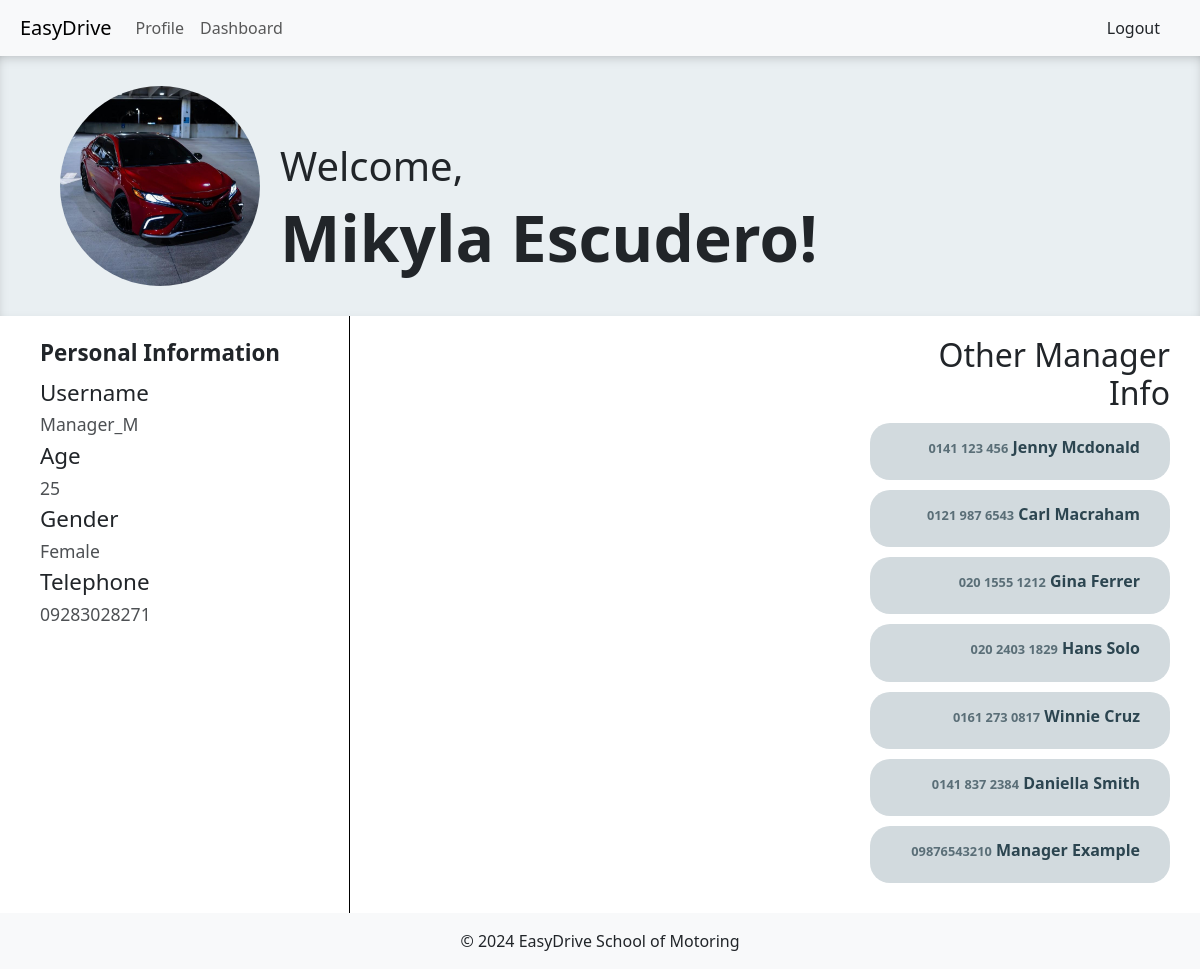
/views/managerView/profile_manager.php (signed in), run on the app's committed database.
### tables this page shows
CREATE TABLE `manager` (
  `Manager_ID` int(11) NOT NULL,
  `First_Name` varchar(255) NOT NULL,
  `Last_Name` varchar(255) NOT NULL,
  `Telephone` varchar(15) NOT NULL,
  `Age` int(11) NOT NULL,
  `Gender` varchar(50) NOT NULL,
  `User_ID` int(11) NOT NULL
);

CREATE TABLE `user` (
  `user_id` int(11) NOT NULL,
  `user_type` varchar(255) NOT NULL,
  `username` varchar(255) NOT NULL,
  `password` varchar(255) NOT NULL
);

### views/managerView/profile_manager.php (the view, shortened to what this page needs)
<?php
    include '../../db_connection.php';
    $user = $_SESSION['user_id'];
?>
<!DOCTYPE html>
<html lang="en">
<head>
    <link rel="stylesheet" href="profile_manager.css">
</head>
<body>
    <?php  include 'header_manager.php'  ?>
    <?php
    $profile = "SELECT
                *,
                m.*
                from user u
                join manager m on m.user_id = u.user_id
                where u.user_id = $user";
    $r = $conn->query($profile);
    while($man = $r -> fetch_assoc()){ ?>
    <div class="profile">
        <div class="top">
            <div class="profile-picture"></div>
            <div class="text">
                <h1>Welcome,</h1>
                <p><?php echo $man['First_Name'] . " " . $man['Last_Name']; ?>!</p>
            </div>
        </div>
        <div class="info">
            <div class="personalinfo">
                <p>Personal Information</p>
                <div class="infos">
                    <div>
                        <h3 class="title">Username</h3>
                        <p class="data"><?php echo $man['username'] ?></p>
                    </div>
                    <div>
                        <h3 class="title">Age</h3>
                        <p class="data"><?php echo $man['Age'] ?></p>
                    </div>
                    <div>
                        <h3 class="title">Gender</h3>
                        <p class="data"><?php echo $man['Gender'] ?></p>
                    </div>
                    <div>
                        <h3 class="title">Telephone</h3>
                        <p class="data"><?php echo $man['Telephone'] ?></p>
                    </div>
                </div>
            </div>
            <?php } ?>
            <div class="additionalinfo">
                <h2>Other Manager Info</h2>
                <?php
                        $managers = "SELECT * from manager m join user u on m.user_id = u.user_id where m.user_id != $user";
                        $r2 = $conn->query($managers);
                        while ($manager = $r2 -> fetch_assoc()){
                    ?>
                <div class="manager">
                    <h4><span><?php echo $manager['Telephone'] ?></span> <?php echo $manager['First_Name'] . " " . $manager['Last_Name'] ?></h4>
                </div>
                <?php }?>
            </div>
        </div>
    </div>
    <?php  include '../../footer.php'  ?>
</body>
</html>

### views/managerView/profile_manager.css (style rules this page uses)
.profile { display: flex; flex-direction: column; }
.profile .top { display: flex; align-items: end; gap: 20px; padding: 30px 60px; background-color: #8cadbb31; box-shadow: 0 4px 20px -15px black inset; }
.profile .top .profile-picture { background-image: url('../car_profile.jpg'); background-size: 100% 100%; background-repeat: no-repeat; width: 200px; height: 200px; border-radius: 100px; }
.profile .top .text { font-size: 4em; font-weight: 700; }
.profile .top .text p { margin: 0; }
.profile .top .text h1 { margin: 0; }
.info { display: flex; flex-direction: row; justify-content: space-between; }
.personalinfo { background-color: white; padding: 20px 40px; border-right: 1px solid black; width: 350px; }
.personalinfo p { margin: 0; font-size: 1.4em; font-weight: 700; }
.personalinfo .infos h3 { font-size: 1.4em; font-weight: 500; margin: 0; }
.personalinfo .infos p { font-size: 1.1em; font-weight: 500; opacity: .8; margin:5px 0; }
.personalinfo .infos { background-color: white; display: flex; flex-direction: column; align-items: start; padding: 10px 0; }
.additionalinfo { display: absolute; padding: 20px 30px; width: 30%; text-align: right; }
.additionalinfo .manager { text-align: right; background-color: #d2dade; margin: 10px 0; padding: 15px 30px; border-radius: 20px; }
.additionalinfo .manager h4 { color: #2c4550; font-size: 1em; font-weight: 600; }
.additionalinfo .manager h4 span { font-size: .8em; font-weight: 600; color: #2c4550b9; }

### data on the page
manager: First_Name "Mikyla", Last_Name "Escudero", User_ID.username "Manager_M", Age "25", Gender "Female", Telephone "09283028271"
manager: Telephone "0141 123 456", First_Name "Jenny", Last_Name "Mcdonald"
manager: Telephone "0121 987 6543", First_Name "Carl", Last_Name "Macraham"
manager: Telephone "020 1555 1212", First_Name "Gina", Last_Name "Ferrer"
manager: Telephone "020 2403 1829", First_Name "Hans", Last_Name "Solo"
manager: Telephone "0161 273 0817", First_Name "Winnie", Last_Name "Cruz"
manager: Telephone "0141 837 2384", First_Name "Daniella", Last_Name "Smith"
manager: Telephone "09876543210", First_Name "Manager", Last_Name "Example"
